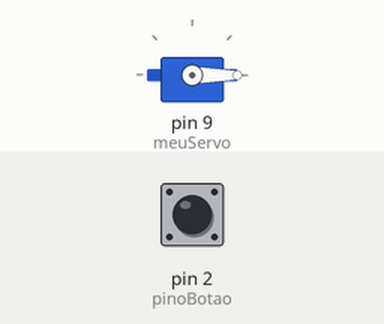
Bench run of a sketch on a simulated Arduino Uno, built with avr-gcc and run on an emulated ATmega328P. On the bench: servo. Inputs (shaded band) come from the test bench; at power-on: pin 2 (pinoBotao) LOW. What the sketch prints to the serial monitor is not drawn.

Above: at 1.2 s.
1.3 s: pin 2 (pinoBotao) pulled HIGH for 0.15 s
At 2.6 s:
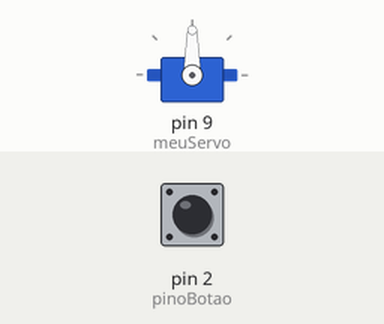
Timing chart, 0 to 7.8 s (numbered marks = the images above; inputs shaded):
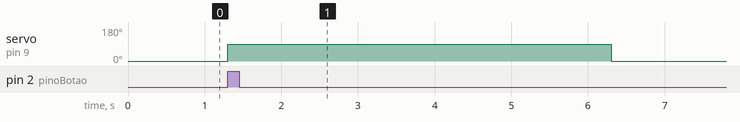

Measured:
- after the input at 1.3 s, servo on pin 9 (meuServo): 0° → 90° at once, → 0° 5.0 s later

The sketch:

2.ino
```cpp
// Sistema de cancela com botão e servo motor:
//Monte um sistema utilizando um botão e um servo motor que simule a cancela de um estacionamento. O servo deve iniciar com ângulo em 0°.
// Ao pressionar o botão, o ângulo do servo deve ir para 90°,
//aguardar 5 segundos e retornar à posição inicial. No monitor serial, deve ser exibida a quantidade de vezes que o servo foi acionado.


#include <Servo.h>  // Inclui a biblioteca para controlar servo motores

Servo meuServo;  // Cria um objeto servo

const int pinoBotao = 2;  // Botão conectado ao pino D2
int contagemAcionamentos = 0;  // Variável para contar quantas vezes a cancela foi acionada
bool estadoAnteriorBotao = LOW;  // Guarda o estado anterior do botão (começa "não pressionado")

void setup() {
  meuServo.attach(9);  // Servo conectado ao pino D9
  pinMode(pinoBotao, INPUT);  // Configura o pino do botão como entrada simples (sem pull-up interno)
  meuServo.write(0);  // Servo inicia fechado, ângulo 0°
  Serial.begin(9600);  // Inicia comunicação serial
}

void loop() {
  // Lê o estado atual do botão (AGORA: HIGH quando pressionado, LOW quando solto)
  bool estadoAtualBotao = digitalRead(pinoBotao);

  // Verifica se houve uma transição de LOW -> HIGH (botão foi pressionado)
  if (estadoAnteriorBotao == LOW && estadoAtualBotao == HIGH) {
    contagemAcionamentos++;  // Incrementa contador

    meuServo.write(90);  // Abre a cancela (servo a 90 graus)
    delay(5000);  // Mantém a cancela aberta por 5 segundos
    meuServo.write(0);  // Fecha a cancela (servo volta a 0 graus)

    // Exibe no monitor serial a quantidade de acionamentos
    Serial.print("Cancela acionada: ");
    Serial.println(contagemAcionamentos);
  }

  // Atualiza o estado anterior do botão para o próximo loop
  estadoAnteriorBotao = estadoAtualBotao;

  delay(50);  // Pequeno delay para evitar bounce (efeito de múltiplos acionamentos)
}
```
